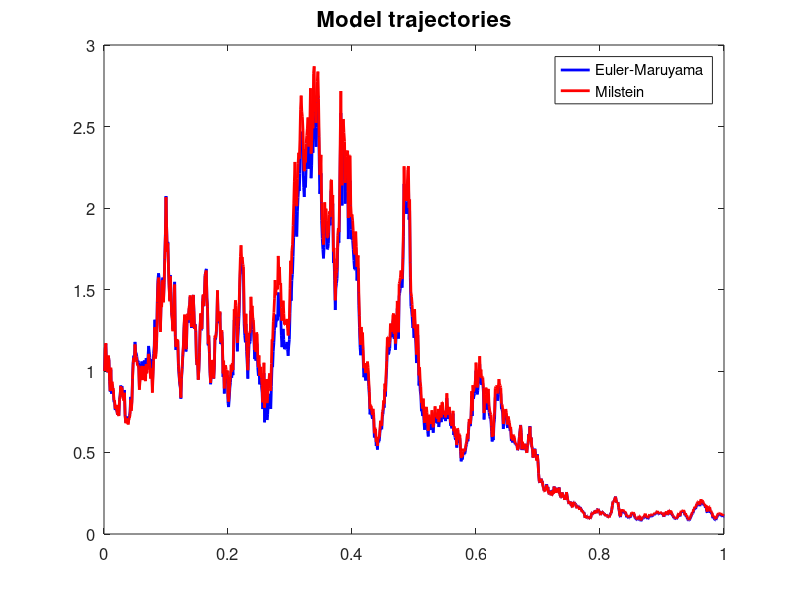

Recreate this plot in MATLAB.
% Chapter 3
% Euler-Maruyama and Milstein schemes for solving the geometric Brownian 
% motion dx = mu X dt + sigma X dW

% parameters
mu = -0.5;
sigma = 2.5;
N = 1000; % total number of integration points
dt = 0.001; % numerical integration time step
X_EM = zeros(1,N); X_EM(1) = 1; % solution of utilizing the Euler-Maruyama scheme
X_M = zeros(1,N); X_M(1) = 1; % solution of utilizing the Milstein scheme
for i = 2:N
    rd = randn; % random number
    X_EM(i) = X_EM(i-1) + mu * X_EM(i-1) * dt + sigma * X_EM(i-1) * sqrt(dt) * rd; % Euler-Maruyama
    X_M(i)  = X_M(i-1)  + mu * X_M(i-1)  * dt + sigma * X_M(i-1)  * sqrt(dt) * rd ...
        + 1/2 * sigma^2 * X_M(i-1) * (rd^2 * dt - dt); % Milstein
end
figure 
hold on
plot(dt:dt:N*dt, X_EM, 'b', 'linewidth',2)
plot(dt:dt:N*dt, X_M,  'r', 'linewidth',2)
legend('Euler-Maruyama','Milstein')
box on
set(gca,'fontsize',12)
title('Model trajectories', 'fontsize',16)